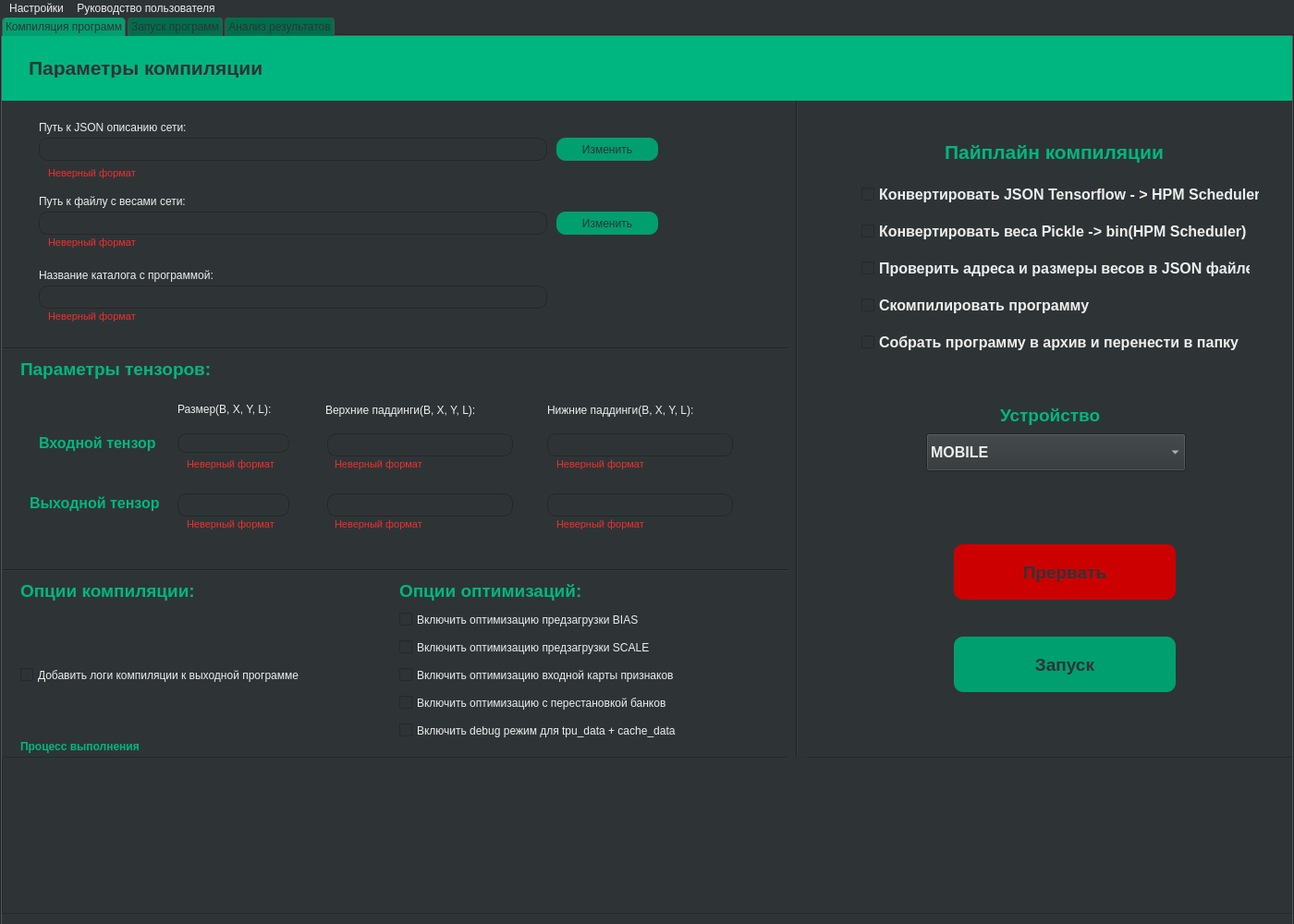
<?xml version="1.0" encoding="UTF-8"?>
<ui version="4.0">
 <class>MainWindow</class>
 <widget class="QMainWindow" name="MainWindow">
  <property name="geometry">
   <rect>
    <x>0</x>
    <y>0</y>
    <width>1400</width>
    <height>1000</height>
   </rect>
  </property>
  <property name="windowTitle">
   <string>MainWindow</string>
  </property>
  <property name="styleSheet">
   <string notr="true">background: rgb(46, 52, 54);
color: rgb(238, 238, 236);

</string>
  </property>
  <widget class="QWidget" name="centralwidget">
   <widget class="QTabWidget" name="MainTabs">
    <property name="geometry">
     <rect>
      <x>0</x>
      <y>-1</y>
      <width>1400</width>
      <height>1001</height>
     </rect>
    </property>
    <property name="styleSheet">
     <string notr="true">QTabBar::tab {
	background: rgb(0, 110, 76);
	color:rgb(46, 52, 54);
	border-top: 1px solid rgb(79, 79, 79);
	border-left: 1px solid rgb(79, 79, 79);
	border-right: 1px solid rgb(79, 79, 79);
	border-top-left-radius: 5px;
	border-top-right-radius: 5px;
	padding: 3px;
	margin-left:2px;
}

QTabBar::tab:selected {
	background: rgb(0, 159, 112);
	
}

QTabBar::tab:hover {
	background: rgb(0, 159, 112)
	
}

QLineEdit : focus {
border-color: rgb(52, 101, 164);
}



</string>
    </property>
    <property name="currentIndex">
     <number>0</number>
    </property>
    <widget class="QWidget" name="CompilerTab">
     <property name="styleSheet">
      <string notr="true">QLabel {
	color: rgb(238, 238, 236)
}

QCheckBox {
	color: rgb(238, 238, 236)
}

QPushButton {
	background: rgb(0, 159, 112);
	color: rgb(46, 52, 54);
	border-radius: 10px;
}

QPushButton:hover {
	background: rgb(0, 182, 128);
}

QPushButton:pressed {
	background: rgb(0, 110, 76);
}

QLineEdit{
border: 1px solid rgb(38, 38, 38);
border-radius: 10px;
color:rgb(211, 215, 207);
}

QLineEdit:focus {
border: 1px solid rgb(114, 159, 207)
}
</string>
     </property>
     <attribute name="title">
      <string>Компиляция программ</string>
     </attribute>
     <widget class="QLabel" name="ExecutionProcessLabel">
      <property name="geometry">
       <rect>
        <x>20</x>
        <y>760</y>
        <width>161</width>
        <height>17</height>
       </rect>
      </property>
      <property name="font">
       <font>
        <bold>true</bold>
       </font>
      </property>
      <property name="styleSheet">
       <string notr="true">color: rgb(0, 182, 128)</string>
      </property>
      <property name="text">
       <string>Процесс выполнения</string>
      </property>
     </widget>
     <widget class="QListView" name="ExecutionStatusListView">
      <property name="geometry">
       <rect>
        <x>0</x>
        <y>780</y>
        <width>1400</width>
        <height>170</height>
       </rect>
      </property>
     </widget>
     <widget class="QCheckBox" name="AddDebugModeCheckBox">
      <property name="geometry">
       <rect>
        <x>430</x>
        <y>740</y>
        <width>401</width>
        <height>23</height>
       </rect>
      </property>
      <property name="text">
       <string>Включить debug режим для tpu_data + cache_data</string>
      </property>
     </widget>
     <widget class="QLineEdit" name="OutputSizeLineEdit">
      <property name="geometry">
       <rect>
        <x>190</x>
        <y>495</y>
        <width>121</width>
        <height>25</height>
       </rect>
      </property>
     </widget>
     <widget class="QLabel" name="InputTensorLabel">
      <property name="geometry">
       <rect>
        <x>40</x>
        <y>430</y>
        <width>161</width>
        <height>20</height>
       </rect>
      </property>
      <property name="font">
       <font>
        <pointsize>12</pointsize>
        <bold>true</bold>
       </font>
      </property>
      <property name="styleSheet">
       <string notr="true">color: rgb(0, 182, 128)</string>
      </property>
      <property name="text">
       <string>Входной тензор</string>
      </property>
     </widget>
     <widget class="QPushButton" name="ChangeWeightsPathPushButton">
      <property name="geometry">
       <rect>
        <x>600</x>
        <y>190</y>
        <width>110</width>
        <height>25</height>
       </rect>
      </property>
      <property name="text">
       <string>Изменить</string>
      </property>
     </widget>
     <widget class="QLabel" name="CompilationPipelineLabel">
      <property name="geometry">
       <rect>
        <x>1020</x>
        <y>110</y>
        <width>251</width>
        <height>31</height>
       </rect>
      </property>
      <property name="font">
       <font>
        <pointsize>16</pointsize>
        <bold>true</bold>
       </font>
      </property>
      <property name="styleSheet">
       <string notr="true">color: rgb(0, 182, 128)</string>
      </property>
      <property name="text">
       <string>Пайплайн компиляции</string>
      </property>
     </widget>
     <widget class="QCheckBox" name="AddBiasPreloadCheckBox">
      <property name="geometry">
       <rect>
        <x>430</x>
        <y>620</y>
        <width>401</width>
        <height>23</height>
       </rect>
      </property>
      <property name="text">
       <string>Включить оптимизацию предзагрузки BIAS</string>
      </property>
     </widget>
     <widget class="Line" name="HorisontalSeparator2">
      <property name="geometry">
       <rect>
        <x>0</x>
        <y>570</y>
        <width>861</width>
        <height>16</height>
       </rect>
      </property>
      <property name="orientation">
       <enum>Qt::Horizontal</enum>
      </property>
     </widget>
     <widget class="QWidget" name="HeaderPlaneWidget" native="true">
      <property name="geometry">
       <rect>
        <x>-1</x>
        <y>0</y>
        <width>1401</width>
        <height>70</height>
       </rect>
      </property>
      <property name="styleSheet">
       <string notr="true">background: rgb(0, 182, 128)</string>
      </property>
      <widget class="QLabel" name="CompilationParametersLabel">
       <property name="geometry">
        <rect>
         <x>30</x>
         <y>24</y>
         <width>271</width>
         <height>21</height>
        </rect>
       </property>
       <property name="font">
        <font>
         <pointsize>16</pointsize>
         <bold>true</bold>
        </font>
       </property>
       <property name="styleSheet">
        <string notr="true">color:rgb(46, 52, 54)</string>
       </property>
       <property name="text">
        <string>Параметры компиляции</string>
       </property>
      </widget>
     </widget>
     <widget class="QLineEdit" name="OutputPadUpLineEdit">
      <property name="geometry">
       <rect>
        <x>352</x>
        <y>495</y>
        <width>201</width>
        <height>25</height>
       </rect>
      </property>
     </widget>
     <widget class="QLabel" name="OutputTensorLabel">
      <property name="geometry">
       <rect>
        <x>30</x>
        <y>495</y>
        <width>151</width>
        <height>20</height>
       </rect>
      </property>
      <property name="font">
       <font>
        <pointsize>12</pointsize>
        <bold>true</bold>
       </font>
      </property>
      <property name="styleSheet">
       <string notr="true">color: rgb(0, 182, 128)</string>
      </property>
      <property name="text">
       <string>Выходной тензор</string>
      </property>
     </widget>
     <widget class="QLabel" name="WrongFmtCatalogNameLabel">
      <property name="geometry">
       <rect>
        <x>50</x>
        <y>295</y>
        <width>141</width>
        <height>17</height>
       </rect>
      </property>
      <property name="font">
       <font>
        <pointsize>8</pointsize>
       </font>
      </property>
      <property name="styleSheet">
       <string notr="true">color:rgb(241, 45, 45)</string>
      </property>
      <property name="text">
       <string>Неверный формат</string>
      </property>
     </widget>
     <widget class="QPushButton" name="DestroyProcessPushButton">
      <property name="geometry">
       <rect>
        <x>1030</x>
        <y>550</y>
        <width>240</width>
        <height>60</height>
       </rect>
      </property>
      <property name="font">
       <font>
        <pointsize>14</pointsize>
        <bold>true</bold>
       </font>
      </property>
      <property name="styleSheet">
       <string notr="true">QPushButton {
background: rgb(205, 0, 0);
}

QPushButton : hover {
background: rgb(241, 45, 45);
}

QPushButton : pressed {
background: rgb(175, 0, 0);
}</string>
      </property>
      <property name="text">
       <string>Прервать</string>
      </property>
     </widget>
     <widget class="QLabel" name="TensorSizeLabel">
      <property name="geometry">
       <rect>
        <x>190</x>
        <y>395</y>
        <width>131</width>
        <height>17</height>
       </rect>
      </property>
      <property name="text">
       <string>Размер(B, X, Y, L):</string>
      </property>
     </widget>
     <widget class="QLineEdit" name="OutputPadDownLineEdit">
      <property name="geometry">
       <rect>
        <x>590</x>
        <y>495</y>
        <width>201</width>
        <height>25</height>
       </rect>
      </property>
     </widget>
     <widget class="QLineEdit" name="JsonPathLineEdit">
      <property name="geometry">
       <rect>
        <x>40</x>
        <y>110</y>
        <width>550</width>
        <height>25</height>
       </rect>
      </property>
     </widget>
     <widget class="QLabel" name="WrongFmtWeightsPathLabel">
      <property name="geometry">
       <rect>
        <x>50</x>
        <y>215</y>
        <width>141</width>
        <height>17</height>
       </rect>
      </property>
      <property name="font">
       <font>
        <pointsize>8</pointsize>
       </font>
      </property>
      <property name="styleSheet">
       <string notr="true">color:rgb(241, 45, 45)</string>
      </property>
      <property name="text">
       <string>Неверный формат</string>
      </property>
     </widget>
     <widget class="QLineEdit" name="InputPadDownLineEdit">
      <property name="geometry">
       <rect>
        <x>590</x>
        <y>430</y>
        <width>201</width>
        <height>25</height>
       </rect>
      </property>
     </widget>
     <widget class="QCheckBox" name="AddCompilationLogCheckBox">
      <property name="geometry">
       <rect>
        <x>20</x>
        <y>680</y>
        <width>401</width>
        <height>23</height>
       </rect>
      </property>
      <property name="text">
       <string>Добавить логи компиляции к выходной программе</string>
      </property>
     </widget>
     <widget class="QLabel" name="WrongFmtOutputSizeLabel">
      <property name="geometry">
       <rect>
        <x>200</x>
        <y>520</y>
        <width>101</width>
        <height>17</height>
       </rect>
      </property>
      <property name="font">
       <font>
        <pointsize>8</pointsize>
       </font>
      </property>
      <property name="styleSheet">
       <string notr="true">color:rgb(241, 45, 45)</string>
      </property>
      <property name="text">
       <string>Неверный формат</string>
      </property>
     </widget>
     <widget class="QCheckBox" name="AddReorderOptimizationCheckBox">
      <property name="geometry">
       <rect>
        <x>430</x>
        <y>710</y>
        <width>401</width>
        <height>23</height>
       </rect>
      </property>
      <property name="text">
       <string>Включить оптимизацию с перестановкой банков</string>
      </property>
     </widget>
     <widget class="QPushButton" name="RunProcessPushButton">
      <property name="geometry">
       <rect>
        <x>1030</x>
        <y>650</y>
        <width>240</width>
        <height>60</height>
       </rect>
      </property>
      <property name="font">
       <font>
        <pointsize>14</pointsize>
        <bold>true</bold>
       </font>
      </property>
      <property name="text">
       <string>Запуск</string>
      </property>
     </widget>
     <widget class="QLabel" name="JsonPathLabel">
      <property name="geometry">
       <rect>
        <x>40</x>
        <y>90</y>
        <width>221</width>
        <height>17</height>
       </rect>
      </property>
      <property name="text">
       <string>Путь к JSON описанию сети:</string>
      </property>
     </widget>
     <widget class="QLabel" name="DeviceComboBoxLabel">
      <property name="geometry">
       <rect>
        <x>1080</x>
        <y>400</y>
        <width>201</width>
        <height>21</height>
       </rect>
      </property>
      <property name="font">
       <font>
        <pointsize>14</pointsize>
        <bold>true</bold>
       </font>
      </property>
      <property name="styleSheet">
       <string notr="true">color:rgb(0, 182, 128)</string>
      </property>
      <property name="text">
       <string>Устройство</string>
      </property>
     </widget>
     <widget class="QLineEdit" name="CatalogNameLineEdit">
      <property name="geometry">
       <rect>
        <x>40</x>
        <y>270</y>
        <width>550</width>
        <height>25</height>
       </rect>
      </property>
     </widget>
     <widget class="QLabel" name="WeightsPathLabel">
      <property name="geometry">
       <rect>
        <x>40</x>
        <y>170</y>
        <width>221</width>
        <height>17</height>
       </rect>
      </property>
      <property name="text">
       <string>Путь к файлу с весами сети:</string>
      </property>
     </widget>
     <widget class="QComboBox" name="DeviceComboBox">
      <property name="geometry">
       <rect>
        <x>1000</x>
        <y>430</y>
        <width>281</width>
        <height>41</height>
       </rect>
      </property>
      <property name="font">
       <font>
        <pointsize>12</pointsize>
        <bold>true</bold>
       </font>
      </property>
      <item>
       <property name="text">
        <string>MOBILE</string>
       </property>
      </item>
      <item>
       <property name="text">
        <string>KCU</string>
       </property>
      </item>
      <item>
       <property name="text">
        <string>SERVER</string>
       </property>
      </item>
     </widget>
     <widget class="QLabel" name="PaddingsUpLabel">
      <property name="geometry">
       <rect>
        <x>350</x>
        <y>395</y>
        <width>201</width>
        <height>20</height>
       </rect>
      </property>
      <property name="text">
       <string>Верхние паддинги(B, X, Y, L):</string>
      </property>
     </widget>
     <widget class="QCheckBox" name="PickleConvertationCheckBox">
      <property name="geometry">
       <rect>
        <x>930</x>
        <y>200</y>
        <width>421</width>
        <height>23</height>
       </rect>
      </property>
      <property name="font">
       <font>
        <pointsize>12</pointsize>
        <bold>true</bold>
       </font>
      </property>
      <property name="text">
       <string>Конвертировать веса Pickle -&gt; bin(HPM Scheduler)</string>
      </property>
     </widget>
     <widget class="QCheckBox" name="MakeArchiveCheckBox">
      <property name="geometry">
       <rect>
        <x>930</x>
        <y>320</y>
        <width>411</width>
        <height>23</height>
       </rect>
      </property>
      <property name="font">
       <font>
        <pointsize>12</pointsize>
        <bold>true</bold>
       </font>
      </property>
      <property name="text">
       <string>Собрать программу в архив и перенести в папку</string>
      </property>
     </widget>
     <widget class="QLineEdit" name="WeightsPathLineEdit">
      <property name="geometry">
       <rect>
        <x>40</x>
        <y>190</y>
        <width>550</width>
        <height>25</height>
       </rect>
      </property>
     </widget>
     <widget class="QLineEdit" name="InputSizeEditLine">
      <property name="geometry">
       <rect>
        <x>190</x>
        <y>430</y>
        <width>121</width>
        <height>21</height>
       </rect>
      </property>
     </widget>
     <widget class="QLabel" name="OptimizationOptionsLabel">
      <property name="geometry">
       <rect>
        <x>430</x>
        <y>590</y>
        <width>211</width>
        <height>21</height>
       </rect>
      </property>
      <property name="font">
       <font>
        <pointsize>14</pointsize>
        <bold>true</bold>
       </font>
      </property>
      <property name="styleSheet">
       <string notr="true">color: rgb(0, 182, 128)</string>
      </property>
      <property name="text">
       <string>Опции оптимизаций:</string>
      </property>
     </widget>
     <widget class="QCheckBox" name="CompileProgrammCheckBox">
      <property name="geometry">
       <rect>
        <x>930</x>
        <y>280</y>
        <width>301</width>
        <height>23</height>
       </rect>
      </property>
      <property name="font">
       <font>
        <pointsize>12</pointsize>
        <bold>true</bold>
       </font>
      </property>
      <property name="text">
       <string>Скомпилировать программу</string>
      </property>
     </widget>
     <widget class="Line" name="HorisontalSeparator1">
      <property name="geometry">
       <rect>
        <x>0</x>
        <y>330</y>
        <width>861</width>
        <height>16</height>
       </rect>
      </property>
      <property name="orientation">
       <enum>Qt::Horizontal</enum>
      </property>
     </widget>
     <widget class="Line" name="VerticalSeparator1">
      <property name="geometry">
       <rect>
        <x>850</x>
        <y>70</y>
        <width>20</width>
        <height>711</height>
       </rect>
      </property>
      <property name="orientation">
       <enum>Qt::Vertical</enum>
      </property>
     </widget>
     <widget class="QLabel" name="WrongFmtJsonPathLabel">
      <property name="geometry">
       <rect>
        <x>50</x>
        <y>140</y>
        <width>141</width>
        <height>17</height>
       </rect>
      </property>
      <property name="font">
       <font>
        <pointsize>8</pointsize>
       </font>
      </property>
      <property name="styleSheet">
       <string notr="true">color:rgb(241, 45, 45)</string>
      </property>
      <property name="text">
       <string>Неверный формат</string>
      </property>
     </widget>
     <widget class="QLabel" name="CompilationOptionsLabel">
      <property name="geometry">
       <rect>
        <x>20</x>
        <y>590</y>
        <width>201</width>
        <height>21</height>
       </rect>
      </property>
      <property name="font">
       <font>
        <pointsize>14</pointsize>
        <bold>true</bold>
       </font>
      </property>
      <property name="styleSheet">
       <string notr="true">color: rgb(0, 182, 128)</string>
      </property>
      <property name="text">
       <string>Опции компиляции:</string>
      </property>
     </widget>
     <widget class="QLineEdit" name="InputPadUpLineEdit">
      <property name="geometry">
       <rect>
        <x>352</x>
        <y>430</y>
        <width>201</width>
        <height>25</height>
       </rect>
      </property>
     </widget>
     <widget class="QCheckBox" name="AddInputOptimizationCheckBox">
      <property name="geometry">
       <rect>
        <x>430</x>
        <y>680</y>
        <width>401</width>
        <height>23</height>
       </rect>
      </property>
      <property name="text">
       <string>Включить оптимизацию входной карты признаков</string>
      </property>
     </widget>
     <widget class="QCheckBox" name="JsonConvertationCheckBox">
      <property name="geometry">
       <rect>
        <x>930</x>
        <y>160</y>
        <width>431</width>
        <height>23</height>
       </rect>
      </property>
      <property name="font">
       <font>
        <pointsize>12</pointsize>
        <bold>true</bold>
       </font>
      </property>
      <property name="text">
       <string>Конвертировать JSON Tensorflow - &gt; HPM Scheduler</string>
      </property>
     </widget>
     <widget class="QLabel" name="PaddingsDownLabel">
      <property name="geometry">
       <rect>
        <x>590</x>
        <y>395</y>
        <width>201</width>
        <height>20</height>
       </rect>
      </property>
      <property name="text">
       <string>Нижние паддинги(B, X, Y, L):</string>
      </property>
     </widget>
     <widget class="QCheckBox" name="AddScalePreloadCheckBox">
      <property name="geometry">
       <rect>
        <x>430</x>
        <y>650</y>
        <width>401</width>
        <height>23</height>
       </rect>
      </property>
      <property name="text">
       <string>Включить оптимизацию предзагрузки SCALE</string>
      </property>
     </widget>
     <widget class="QLabel" name="CatalogNameLabel">
      <property name="geometry">
       <rect>
        <x>40</x>
        <y>250</y>
        <width>251</width>
        <height>17</height>
       </rect>
      </property>
      <property name="text">
       <string>Название каталога с программой:</string>
      </property>
     </widget>
     <widget class="QCheckBox" name="AddressCheckCheckBox">
      <property name="geometry">
       <rect>
        <x>930</x>
        <y>240</y>
        <width>421</width>
        <height>23</height>
       </rect>
      </property>
      <property name="font">
       <font>
        <pointsize>12</pointsize>
        <bold>true</bold>
       </font>
      </property>
      <property name="text">
       <string>Проверить адреса и размеры весов в JSON файле</string>
      </property>
     </widget>
     <widget class="QLabel" name="WrongFmtInputSizeLabel">
      <property name="geometry">
       <rect>
        <x>200</x>
        <y>455</y>
        <width>101</width>
        <height>17</height>
       </rect>
      </property>
      <property name="font">
       <font>
        <pointsize>8</pointsize>
       </font>
      </property>
      <property name="styleSheet">
       <string notr="true">color:rgb(241, 45, 45)</string>
      </property>
      <property name="text">
       <string>Неверный формат</string>
      </property>
     </widget>
     <widget class="QLabel" name="TensorParametersLabel">
      <property name="geometry">
       <rect>
        <x>20</x>
        <y>350</y>
        <width>221</width>
        <height>21</height>
       </rect>
      </property>
      <property name="font">
       <font>
        <pointsize>14</pointsize>
        <bold>true</bold>
       </font>
      </property>
      <property name="styleSheet">
       <string notr="true">color: rgb(0, 182, 128)</string>
      </property>
      <property name="text">
       <string>Параметры тензоров:</string>
      </property>
     </widget>
     <widget class="QPushButton" name="ChangeJsonPathPushButton">
      <property name="geometry">
       <rect>
        <x>600</x>
        <y>110</y>
        <width>110</width>
        <height>25</height>
       </rect>
      </property>
      <property name="text">
       <string>Изменить</string>
      </property>
     </widget>
     <widget class="QLabel" name="WrongFmtInputPadUpLabel">
      <property name="geometry">
       <rect>
        <x>360</x>
        <y>455</y>
        <width>101</width>
        <height>17</height>
       </rect>
      </property>
      <property name="font">
       <font>
        <pointsize>8</pointsize>
       </font>
      </property>
      <property name="styleSheet">
       <string notr="true">color:rgb(241, 45, 45)</string>
      </property>
      <property name="text">
       <string>Неверный формат</string>
      </property>
     </widget>
     <widget class="QLabel" name="WrongFmtInputPadDownLabel">
      <property name="geometry">
       <rect>
        <x>600</x>
        <y>455</y>
        <width>101</width>
        <height>17</height>
       </rect>
      </property>
      <property name="font">
       <font>
        <pointsize>8</pointsize>
       </font>
      </property>
      <property name="styleSheet">
       <string notr="true">color:rgb(241, 45, 45)</string>
      </property>
      <property name="text">
       <string>Неверный формат</string>
      </property>
     </widget>
     <widget class="QLabel" name="WrongFmtOutputPadUpLabel">
      <property name="geometry">
       <rect>
        <x>360</x>
        <y>520</y>
        <width>101</width>
        <height>17</height>
       </rect>
      </property>
      <property name="font">
       <font>
        <pointsize>8</pointsize>
       </font>
      </property>
      <property name="styleSheet">
       <string notr="true">color:rgb(241, 45, 45)</string>
      </property>
      <property name="text">
       <string>Неверный формат</string>
      </property>
     </widget>
     <widget class="QLabel" name="WrongFmtOutputPadDownLabel">
      <property name="geometry">
       <rect>
        <x>600</x>
        <y>520</y>
        <width>101</width>
        <height>17</height>
       </rect>
      </property>
      <property name="font">
       <font>
        <pointsize>8</pointsize>
       </font>
      </property>
      <property name="styleSheet">
       <string notr="true">color:rgb(241, 45, 45)</string>
      </property>
      <property name="text">
       <string>Неверный формат</string>
      </property>
     </widget>
    </widget>
    <widget class="QWidget" name="RunnerTab">
     <attribute name="title">
      <string>Запуск программ</string>
     </attribute>
    </widget>
    <widget class="QWidget" name="AnalysisTab">
     <attribute name="title">
      <string>Анализ результатов</string>
     </attribute>
    </widget>
   </widget>
  </widget>
  <widget class="QMenuBar" name="MainMenu">
   <property name="geometry">
    <rect>
     <x>0</x>
     <y>0</y>
     <width>1400</width>
     <height>22</height>
    </rect>
   </property>
   <widget class="QMenu" name="SettingsMenu">
    <property name="title">
     <string>Настройки</string>
    </property>
    <addaction name="CompilationSettings"/>
    <addaction name="RunnerSettings"/>
    <addaction name="AnalysisSettings"/>
   </widget>
   <widget class="QMenu" name="DocsMenu">
    <property name="title">
     <string>Руководство пользователя</string>
    </property>
    <addaction name="MainDocs"/>
    <addaction name="CompilationDocs"/>
    <addaction name="RunnerDocs"/>
    <addaction name="AnalysisDocs"/>
   </widget>
   <addaction name="SettingsMenu"/>
   <addaction name="DocsMenu"/>
  </widget>
  <action name="CompilationSettings">
   <property name="text">
    <string>Компиляция</string>
   </property>
  </action>
  <action name="RunnerSettings">
   <property name="text">
    <string>Запуск программы</string>
   </property>
  </action>
  <action name="AnalysisSettings">
   <property name="text">
    <string>Анализ результатов</string>
   </property>
  </action>
  <action name="MainDocs">
   <property name="text">
    <string>Общее руководство</string>
   </property>
  </action>
  <action name="CompilationDocs">
   <property name="text">
    <string>Компиляция программ</string>
   </property>
  </action>
  <action name="RunnerDocs">
   <property name="text">
    <string>Запуск программ</string>
   </property>
  </action>
  <action name="AnalysisDocs">
   <property name="text">
    <string>Анализ результатов</string>
   </property>
  </action>
 </widget>
 <resources/>
 <connections/>
</ui>
